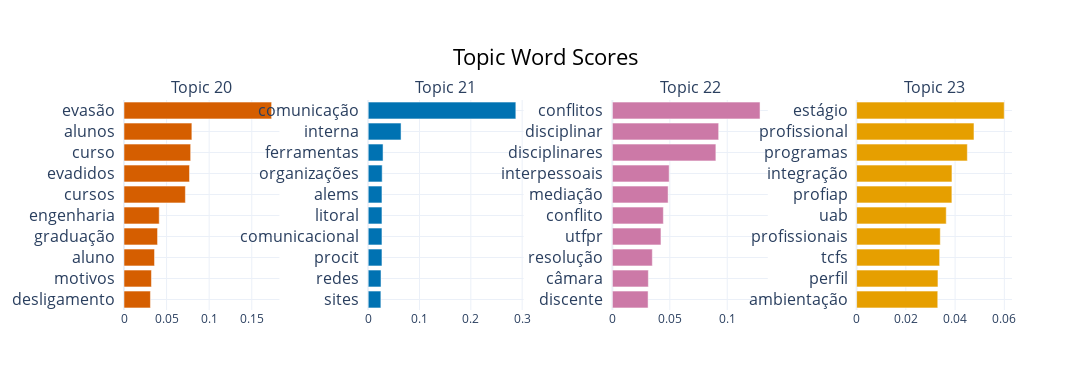

The notebook cell this image was saved under:
### Code cell
topic_model.visualize_barchart(topics=range(20,24), n_words=10,autoscale=True, width=350, height=300)topic_model.visualize_barchart(topics=range(0,4), n_words=10,autoscale=True, width=350, height=300)

### Figure 1 — Plotly figure (JSON) as saved in the notebook; plotly's stock layout.template omitted (floating-point values rounded to 4 significant figures)
{"data": [{"marker": {"color": "#D55E00"}, "orientation": "h", "type": "bar", "x": [0.03103, 0.03222, 0.03584, 0.03939, 0.04137, 0.07208, 0.07692, 0.07827, 0.07969, 0.1733], "xaxis": "x", "y": ["desligamento  ", "motivos  ", "aluno  ", "graduação  ", "engenharia  ", "cursos  ", "evadidos  ", "curso  ", "alunos  ", "evasão  "], "yaxis": "y"}, {"marker": {"color": "#0072B2"}, "orientation": "h", "type": "bar", "x": [0.0247, 0.02496, 0.02682, 0.02682, 0.02682, 0.02682, 0.02723, 0.02894, 0.06401, 0.2877], "xaxis": "x2", "y": ["sites  ", "redes  ", "procit  ", "comunicacional  ", "litoral  ", "alems  ", "organizações  ", "ferramentas  ", "interna  ", "comunicação  "], "yaxis": "y2"}, {"marker": {"color": "#CC79A7"}, "orientation": "h", "type": "bar", "x": [0.03107, 0.0313, 0.03476, 0.04229, 0.04437, 0.04852, 0.04942, 0.0901, 0.09253, 0.1286], "xaxis": "x3", "y": ["discente  ", "câmara  ", "resolução  ", "utfpr  ", "conflito  ", "mediação  ", "interpessoais  ", "disciplinares  ", "disciplinar  ", "conflitos  "], "yaxis": "y3"}, {"marker": {"color": "#E69F00"}, "orientation": "h", "type": "bar", "x": [0.03297, 0.03304, 0.03373, 0.03398, 0.03641, 0.0387, 0.03873, 0.04497, 0.04767, 0.05996], "xaxis": "x4", "y": ["ambientação  ", "perfil  ", "tcfs  ", "profissionais  ", "uab  ", "profiap  ", "integração  ", "programas  ", "profissional  ", "estágio  "], "yaxis": "y4"}], "layout": {"annotations": [{"font": {"size": 16}, "showarrow": false, "text": "Topic 20", "x": 0.0875, "xanchor": "center", "xref": "paper", "y": 1, "yanchor": "bottom", "yref": "paper"}, {"font": {"size": 16}, "showarrow": false, "text": "Topic 21", "x": 0.3625, "xanchor": "center", "xref": "paper", "y": 1, "yanchor": "bottom", "yref": "paper"}, {"font": {"size": 16}, "showarrow": false, "text": "Topic 22", "x": 0.6375, "xanchor": "center", "xref": "paper", "y": 1, "yanchor": "bottom", "yref": "paper"}, {"font": {"size": 16}, "showarrow": false, "text": "Topic 23", "x": 0.9125, "xanchor": "center", "xref": "paper", "y": 1, "yanchor": "bottom", "yref": "paper"}], "height": 390, "hoverlabel": {"bgcolor": "white", "font": {"family": "Rockwell", "size": 16}}, "showlegend": false, "title": {"font": {"color": "Black", "size": 22}, "text": "Topic Word Scores", "x": 0.5, "xanchor": "center", "yanchor": "top"}, "width": 1400, "xaxis": {"anchor": "y", "domain": [0, 0.175], "showgrid": true}, "xaxis2": {"anchor": "y2", "domain": [0.275, 0.45], "showgrid": true}, "xaxis3": {"anchor": "y3", "domain": [0.55, 0.725], "showgrid": true}, "xaxis4": {"anchor": "y4", "domain": [0.825, 1], "showgrid": true}, "yaxis": {"anchor": "x", "domain": [0, 1], "showgrid": true, "tickfont": {"size": 16}}, "yaxis2": {"anchor": "x2", "domain": [0, 1], "showgrid": true, "tickfont": {"size": 16}}, "yaxis3": {"anchor": "x3", "domain": [0, 1], "showgrid": true, "tickfont": {"size": 16}}, "yaxis4": {"anchor": "x4", "domain": [0, 1], "showgrid": true, "tickfont": {"size": 16}}}}
